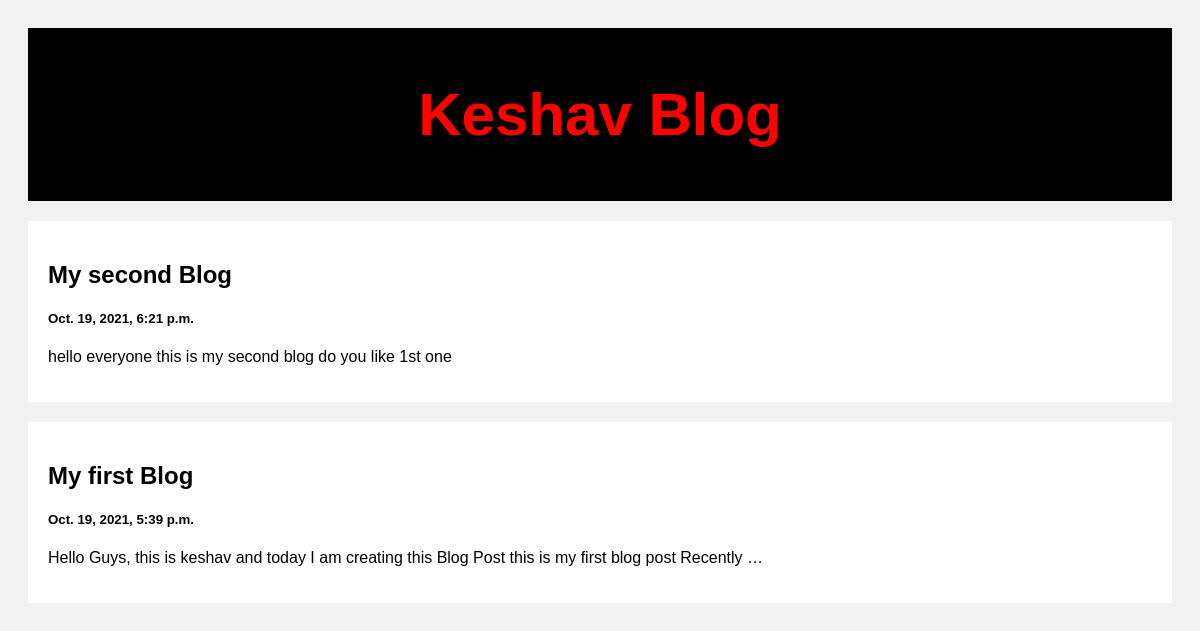
The page / on the database its author committed.
### Posts/models.py (models this page shows, shortened)
class Post(models.Model):
    title=models.CharField(max_length=200)
    body=models.CharField(max_length=1000000)
    created_date=models.DateTimeField(default=datetime.now,blank=True)

### Posts/views.py (the view)
# urls.py: path('', views.index, name='index'),
def index(request):
    posts=Post.objects.all()
    return render(request,'index.html',{'posts':posts})

### templates/index.html (shortened to what this page needs)
<!DOCTYPE html>
<html>
<head>
</head>
<body>
<div class="header">
  <h2 class="heading">Keshav Blog</h2>
</div>
<div class="row">
  <div class="leftcolumn">
    {% for post in posts reversed %}
    <div class="card">
      <a style="text-decoration: none; color: black;" href="/post/{{post.id}}">
        <h2>{{post.title}}</h2>
        <h5>{{post.created_date}}</h5>
        <p>{{post.body|truncatewords:20}}</p>
      </a>
    </div>
    {% endfor %}
  </div>
</div>
</body>
</html>

### templates/index.html (style rules this page uses)
* { box-sizing: border-box; }
body { font-family: Arial; padding: 20px; background: #f1f1f1; }
.header { padding: 2px; font-size: 40px; text-align: center; background: black; }
.heading { color: red; }
.leftcolumn { float: left; width: 100%; }
.card { background-color: white; padding: 20px; margin-top: 20px; }
.row:after { content: ""; display: table; clear: both; }

### rows shown on the page
Post: title "My second Blog", created_date "Oct. 19, 2021, 6:21 p.m.", body "hello everyone this is my second blog do you like 1st one"
Post: title "My first Blog", created_date "Oct. 19, 2021, 5:39 p.m.", body "Hello Guys, this is keshav and today I am creating this Blog Post this is my first blog post Recently …"
